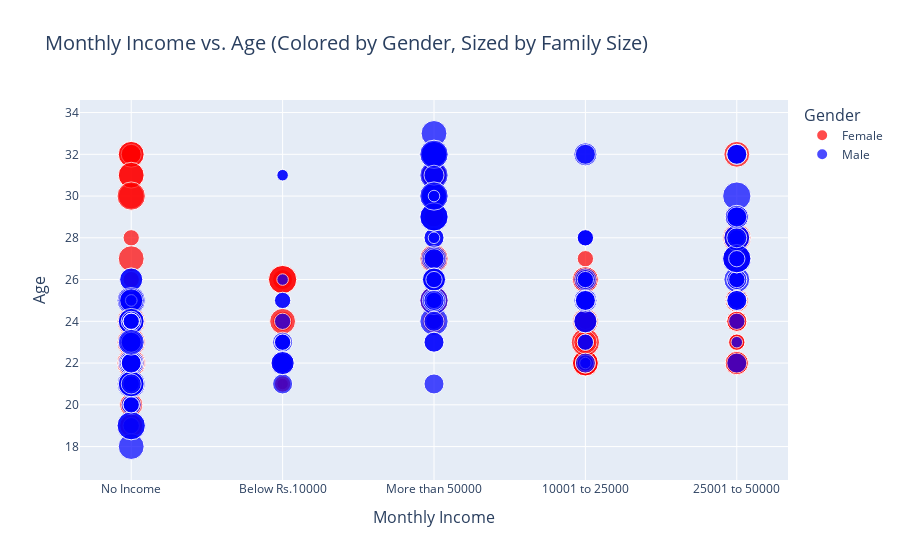

Write notebook code for a chart like this one.
### Markdown cell above
### **Create  scatter plot**

### Code cell
fig = px.scatter(data, x='Monthly Income', y='Age', color='Gender', size='Family size',
                 hover_data=['Occupation', 'Marital Status', 'Educational Qualifications'],
                 title='Monthly Income vs. Age (Colored by Gender, Sized by Family Size)',
                 labels={'Monthly Income': 'Monthly Income', 'Age': 'Age', 'Family size': 'Family Size'},
                 color_discrete_map={'Male': 'blue', 'Female': 'red'})

# Customize layout
fig.update_layout(
    title=dict(font=dict(size=20)),
    xaxis=dict(title=dict(font=dict(size=16))),
    yaxis=dict(title=dict(font=dict(size=16))),
    legend=dict(title=dict(font=dict(size=16))),
    hoverlabel=dict(font=dict(size=14))
)

# Show the plot
fig.show()

### Figure 1 — Plotly figure (JSON) as saved in the notebook; plotly's stock layout.template omitted (floating-point values rounded to 4 significant figures; data arrays with more than 128 entries replaced by an {"elided": "..."} marker saying what was removed)
{"data": [{"customdata": {"elided": "166x3 str values"}, "hovertemplate": "Gender=Female<br>Monthly Income=%{x}<br>Age=%{y}<br>Family Size=%{marker.size}<br>Occupation=%{customdata[0]}<br>Marital Status=%{customdata[1]}<br>Educational Qualifications=%{customdata[2]}<extra></extra>", "legendgroup": "Female", "marker": {"color": "red", "size": {"elided": "166 int values"}, "sizemode": "area", "sizeref": 0.015, "symbol": "circle"}, "mode": "markers", "name": "Female", "orientation": "v", "showlegend": true, "type": "scatter", "x": {"elided": "166 str values"}, "xaxis": "x", "y": {"elided": "166 int values"}, "yaxis": "y"}, {"customdata": {"elided": "222x3 str values"}, "hovertemplate": "Gender=Male<br>Monthly Income=%{x}<br>Age=%{y}<br>Family Size=%{marker.size}<br>Occupation=%{customdata[0]}<br>Marital Status=%{customdata[1]}<br>Educational Qualifications=%{customdata[2]}<extra></extra>", "legendgroup": "Male", "marker": {"color": "blue", "size": {"elided": "222 int values"}, "sizemode": "area", "sizeref": 0.015, "symbol": "circle"}, "mode": "markers", "name": "Male", "orientation": "v", "showlegend": true, "type": "scatter", "x": {"elided": "222 str values"}, "xaxis": "x", "y": {"elided": "222 int values"}, "yaxis": "y"}], "layout": {"hoverlabel": {"font": {"size": 14}}, "legend": {"itemsizing": "constant", "title": {"font": {"size": 16}, "text": "Gender"}, "tracegroupgap": 0}, "title": {"font": {"size": 20}, "text": "Monthly Income vs. Age (Colored by Gender, Sized by Family Size)"}, "xaxis": {"anchor": "y", "domain": [0, 1], "title": {"font": {"size": 16}, "text": "Monthly Income"}}, "yaxis": {"anchor": "x", "domain": [0, 1], "title": {"font": {"size": 16}, "text": "Age"}}}}
